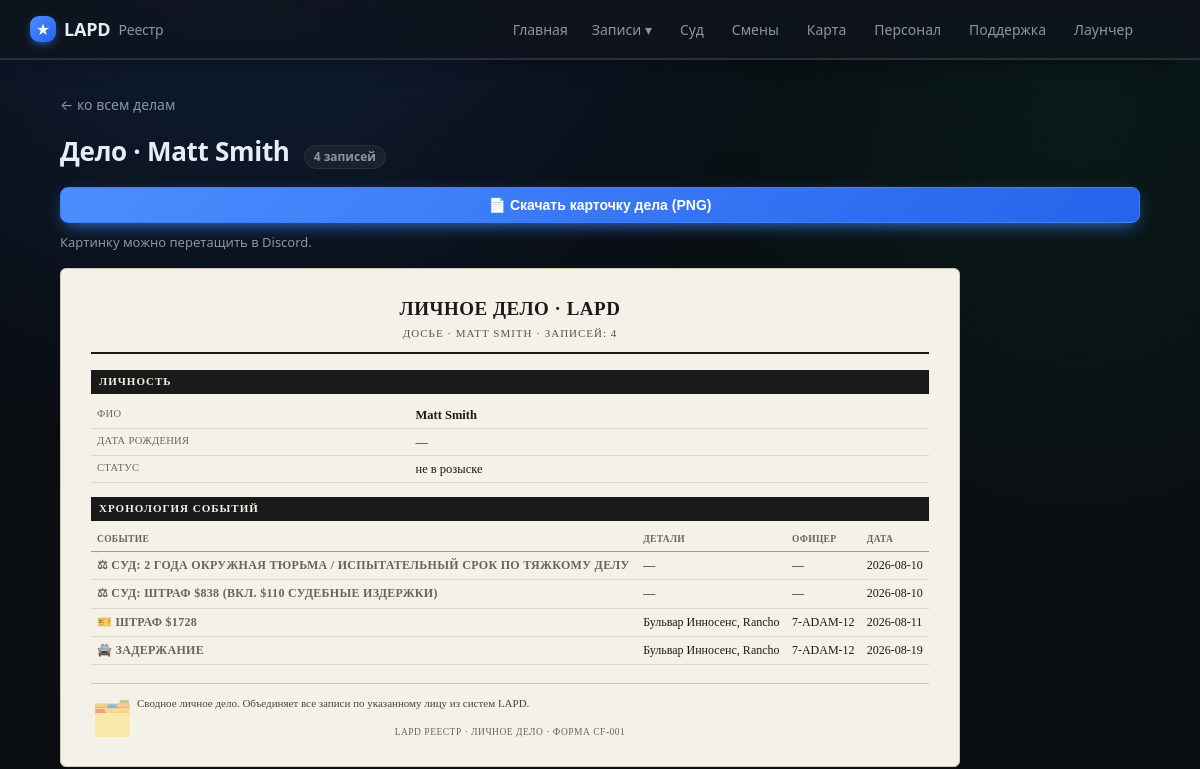
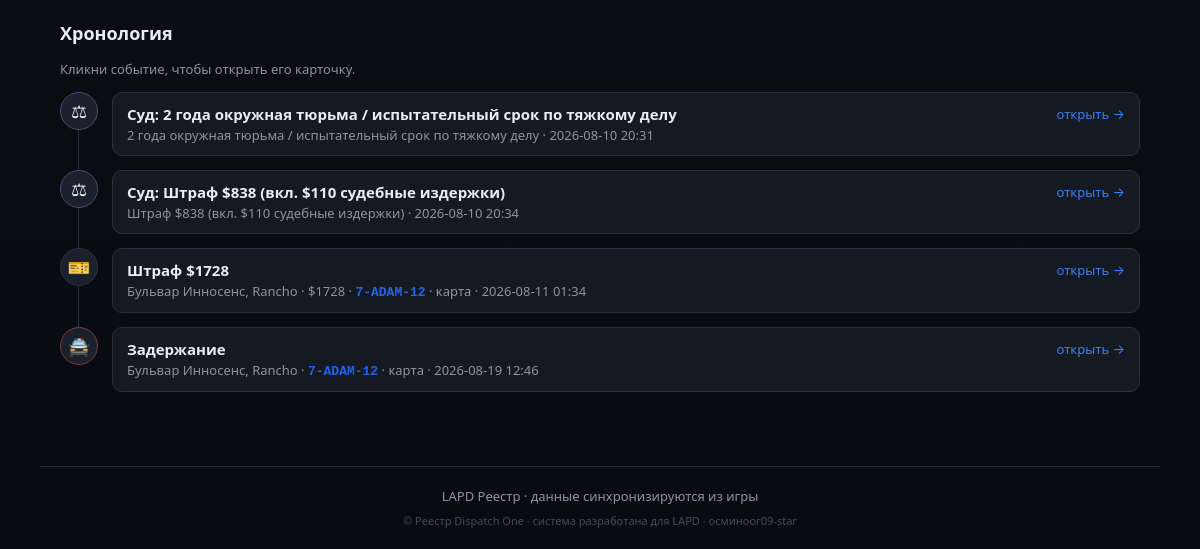
The page /file/Matt Smith on the database as committed earlier (2 pictures, top to bottom).
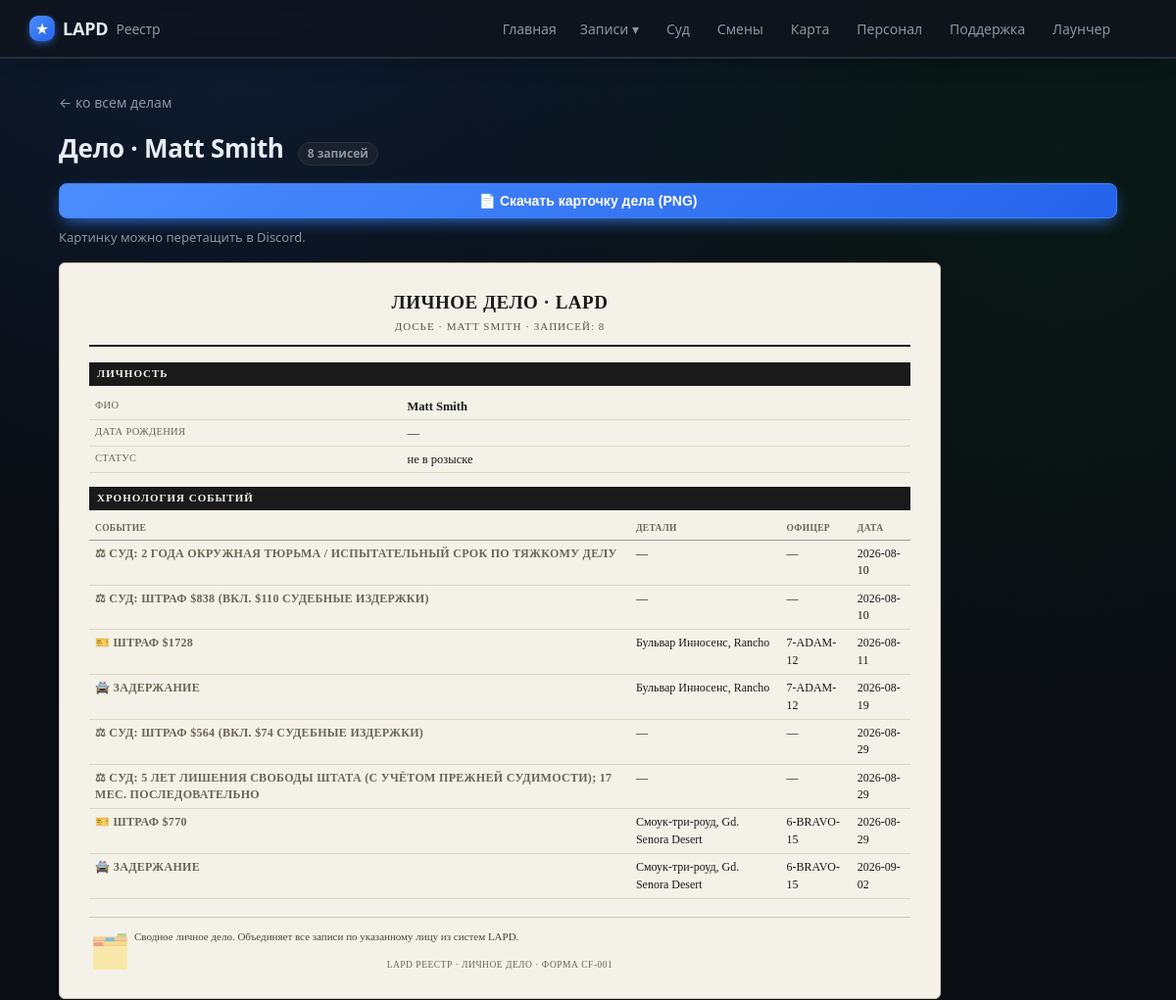
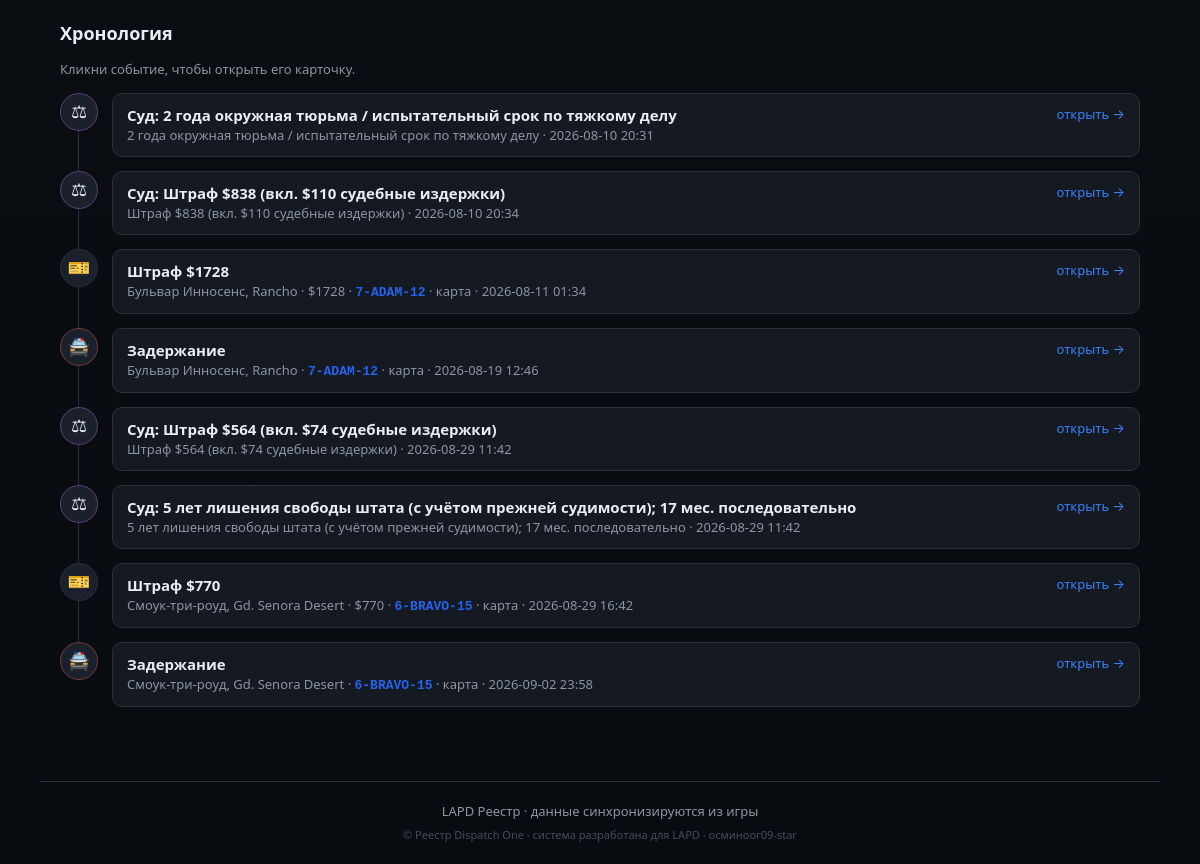
The same page on the database as committed later (2 pictures, top to bottom).
### tables this page shows
CREATE TABLE court_cases (
                id INTEGER PRIMARY KEY AUTOINCREMENT,
                external_id TEXT UNIQUE,
                subject_name TEXT,
                source TEXT,
                filed_at TEXT,
                status INTEGER,
                outcome INTEGER,
                sentence TEXT,
                notes TEXT,
                judge TEXT, prosecutor TEXT, defense TEXT, courtroom TEXT, plea TEXT,
                appeal_filed INTEGER DEFAULT 0,
                charges TEXT, timeline TEXT,
                synced_at TEXT
            );

CREATE TABLE citations (
                id INTEGER PRIMARY KEY AUTOINCREMENT,
                external_id TEXT UNIQUE,
                officer_id INTEGER,
                subject_name TEXT,
                issued_at TEXT,
                location TEXT,
                charges TEXT,
                fine INTEGER DEFAULT 0,
                notes TEXT
            );

CREATE TABLE officers (
                id INTEGER PRIMARY KEY AUTOINCREMENT,
                callsign TEXT UNIQUE NOT NULL,
                name TEXT
            , current_status TEXT, status_since TEXT, rank TEXT, department TEXT, discord TEXT, is_admin INTEGER);

CREATE TABLE cases (
                id INTEGER PRIMARY KEY AUTOINCREMENT,
                officer_id INTEGER NOT NULL,
                suspect_name TEXT,
                wanted INTEGER DEFAULT 0,
                license_state TEXT,
                citations INTEGER DEFAULT 0,
                zone TEXT,
                postal TEXT,
                game_time TEXT,
                created_at TEXT NOT NULL,
                screenshot TEXT,
                status TEXT NOT NULL DEFAULT 'submitted',
                discord_sent INTEGER DEFAULT 0,
                vehicle_model TEXT, vehicle_plate TEXT, vehicle_color TEXT,
                charges TEXT, found_items TEXT, reason TEXT, notes TEXT,
                mugshot TEXT, fine INTEGER, bail INTEGER, jail_time TEXT,
                is_test INTEGER DEFAULT 0, external_id TEXT, suspect_dob TEXT,
                FOREIGN KEY (officer_id) REFERENCES officers(id)
            );

### app/main.py (the view)
@app.route("/file/<path:name>")
def file_view(name):
    cf = db.case_file(name)
    if not cf:
        abort(404)
    return render_template("file.html", cf=cf, person=db.person_info(name))

### app/db.py (called while the page is built)
@contextmanager
def get_conn():
    conn = sqlite3.connect(config.DB_PATH)
    conn.row_factory = sqlite3.Row
    try:
        yield conn
        conn.commit()
    finally:
        conn.close()

def _replace_mojibake_pairs(s):
    for bad, good in sorted(_MOJI_TO_CYR.items(), key=lambda x: len(x[0]), reverse=True):
        s = s.replace(bad, good)
    return s

def _fix_rooms(s):
    return re.sub(r"(\d)([А-Я])", lambda m: m.group(1) + _CYR2LAT.get(m.group(2), m.group(2)), s)

def _cp1251_bytes(s):
    out = bytearray()
    for ch in s:
        try:
            out += ch.encode("cp1251")
        except UnicodeEncodeError:
            code = ord(ch)
            if code < 256:
                out.append(code)
            else:
                raise
    return bytes(out)

def _fix_mojibake(s):
    if not s or not isinstance(s, str):
        return s
    try:
        fixed = _cp1251_bytes(s).decode("utf-8")
    except (UnicodeEncodeError, UnicodeDecodeError, ValueError):
        fixed = s
    else:
        return fixed if re.search(r"[А-Яа-яЁё]", fixed) else s
    def repl(m):
        chunk = m.group(0)
        if not re.search(r"[ЉЊЂЃІЌљњђѓіќ№°]", chunk):
            return chunk
        try:
            return chunk.encode("cp1251").decode("utf-8")
        except (UnicodeEncodeError, UnicodeDecodeError):
            return chunk
    return _replace_mojibake_pairs(re.sub(r"[\u0400-\u04ff\u00a0\u2116°-]+", repl, s))

### app/main.py (called while the page is built)
@app.context_processor
def inject_globals():
    return {"community": config.COMMUNITY_NAME, "STATUS_RU": db.STATUS_RU,
            "staff_label": db.staff_label,
            "static_export": os.environ.get("STATIC_EXPORT") == "1",
            "build_id": time.strftime("%Y%m%d")}

### app/templates/file.html (shortened to what this page needs)
{% extends "base.html" %}
{% block content %}
<a class="back" href="{{ url_for('files') }}">← ко всем делам</a>
<div class="case-head">
  <h1>Дело · {{ cf.name }}</h1>
  <span class="tag">{{ cf.count }} записей</span>
</div>
<div class="doc-actions">
  <button class="btn primary" onclick="downloadDoc()">📄 Скачать карточку дела (PNG)</button>
  <span class="muted small">Картинку можно перетащить в Discord.</span>
</div>
<div id="doc" class="doc">
  <div class="doc-title">
    <div class="doc-court">ЛИЧНОЕ ДЕЛО · LAPD</div>
    <div class="doc-county">ДОСЬЕ · {{ cf.name|upper }} · ЗАПИСЕЙ: {{ cf.count }}</div>
  </div>
  <div class="doc-sec-title">ЛИЧНОСТЬ</div>
  <table class="doc-tbl">
    <tr><td>ФИО</td><td><b>{{ cf.name }}</b></td></tr>
    <tr><td>Дата рождения</td><td>{{ person.dob[:10] if person.dob else '—' }}{% if person.age %} · {{ person.age }} лет{% endif %}</td></tr>
    <tr><td>Статус</td><td>{% if person.wanted %}🔴 В РОЗЫСКЕ{% else %}не в розыске{% endif %}</td></tr>
  </table>
  <div class="doc-sec-title">ХРОНОЛОГИЯ СОБЫТИЙ</div>
  <table class="doc-tbl doc-chain-tbl">
    <tr><th>СОБЫТИЕ</th><th>ДЕТАЛИ</th><th>ОФИЦЕР</th><th>ДАТА</th></tr>
    {% for it in cf.chain %}
      {% set icon = {'callout':'🚨','arrest':'🚔','citation':'🎫','warning':'⚠️','court':'⚖'}[it.kind] %}
      <tr>
        <td><b>{{ icon }} {{ it.title }}</b></td>
        <td>{% if it.kind == 'callout' %}{{ it.row.location or '—' }}
            {%- elif it.kind == 'arrest' %}{{ it.row.zone or '—' }}
            {%- elif it.kind == 'citation' %}{{ it.row.location or '—' }}
            {%- elif it.kind == 'warning' %}{{ it.row.reason or '—' }}
            {%- else %}—{% endif %}</td>
        <td>{% if it.row.callsign %}<a href="{{ url_for('officer_view', callsign=it.row.callsign) }}">{{ it.row.callsign }}</a>{% else %}—{% endif %}</td>
        <td>{{ it.when[:10] if it.when else '—' }}</td>
      </tr>
    {% endfor %}
  </table>
  <div class="doc-footer">
    <div class="doc-seal">🗂️</div>
    <div class="doc-cert" style="margin-left:46px">
      Сводное личное дело. Объединяет все записи по указанному лицу из систем LAPD.
    </div>
    <div class="doc-form">LAPD РЕЕСТР · ЛИЧНОЕ ДЕЛО · ФОРМА CF-001</div>
  </div>
</div>
<h2>Хронология</h2>
<p class="muted small">Кликни событие, чтобы открыть его карточку.</p>
<div class="timeline">
  {% for it in cf.chain %}
    {% set icon = {'callout':'🚨','arrest':'🚔','citation':'🎫','warning':'⚠️','court':'⚖'}[it.kind] %}
    {% set route = {'callout':'callout_view','arrest':'case_view','citation':'citation_view','court':'court_case_view','warning':none}[it.kind] %}
    <div class="tl-item tl-{{ it.kind }}">
      <div class="tl-dot">{{ icon }}</div>
      <div class="tl-body">
        <div class="tl-head">
          <b>{{ it.title }}</b>
          {% if route %}<a class="tl-open" href="{{ url_for(route, cid=it.id) }}">открыть →</a>{% endif %}
        </div>
        <div class="muted small">
          {% if it.kind == 'callout' %}{{ it.row.callout_type }} · {{ it.row.location or '—' }}
          {% elif it.kind == 'arrest' %}{{ it.row.zone or '—' }}
          {% elif it.kind == 'citation' %}{{ it.row.location or '—' }} · ${{ it.row.fine or 0 }}
          {% elif it.kind == 'warning' %}{{ it.row.reason or '—' }}
          {% elif it.kind == 'court' %}{{ it.title.replace('Суд: ','') }}
          {% endif %}
          {% if it.row.callsign %} · <a class="cs" href="{{ url_for('officer_view', callsign=it.row.callsign) }}">{{ it.row.callsign }}</a>{% endif %}
          {% if it.kind in ['callout','arrest','citation'] %}
            {% set map_zone = it.row.zone if it.kind in ['callout','arrest'] else it.row.location %}
            {% if map_zone %} · <a href="{{ url_for('game_map', zone=map_zone) }}">карта</a>{% endif %}
          {% endif %}
          {% if it.when %} · {{ it.when[:16].replace('T',' ') }}{% endif %}
        </div>
      </div>
    </div>
  {% endfor %}
</div>
{% endblock %}

### app/templates/base.html (shortened to what this page needs)
<!doctype html>
<html lang="ru">
<head>
  <link rel="stylesheet" href="{{ url_for('static', filename='style.css') }}">
</head>
<body>
  <header class="topbar">
    <div class="wrap">
      <a class="brand" href="{{ url_for('index') }}">
        <span class="badge">★</span> {{ community }} <span class="sub">Реестр</span>
      </a>
      <nav>
        <a class="{% if request.endpoint == 'index' %}active{% endif %}" href="{{ url_for('index') }}">Главная</a>
        <div class="nav-drop">
          <span class="nav-drop-t">Записи ▾</span>
        </div>
        <a class="{% if request.endpoint == 'court' %}active{% endif %}" href="{{ url_for('court') }}">Суд</a>
        <a class="{% if request.endpoint == 'shifts' %}active{% endif %}" href="{{ url_for('shifts') }}">Смены</a>
        <a class="{% if request.endpoint == 'game_map' %}active{% endif %}" href="{{ url_for('game_map') }}">Карта</a>
        <a class="{% if request.endpoint == 'staff' %}active{% endif %}" href="{{ url_for('staff') }}">Персонал</a>
        <a class="{% if request.endpoint == 'support' %}active{% endif %}" href="{{ url_for('support') }}">Поддержка</a>
        <a class="{% if request.endpoint in ['launcher_page','register'] %}active{% endif %}" href="{{ url_for('launcher_page') }}">Лаунчер</a>
      </nav>
    </div>
  </header>
  <main class="wrap">
    {% block content %}{% endblock %}
  </main>
  <footer class="wrap foot">
    {{ community }} Реестр · данные синхронизируются из игры<br>
    <span class="foot-attr">© Реестр Dispatch One · система разработана для {{ community }} ·
      осминоог09-star</span>
  </footer>
</body>
</html>

Rows that differ between the two databases and show on the page:
added court_cases: icon "⚖", title "СУД: ШТРАФ $564 (ВКЛ. $74 СУДЕБНЫЕ ИЗДЕРЖКИ)", filed_at "2026-08-29", title "Суд: Штраф $564 (вкл. $74 судебные издержки)", title.replace "Штраф $564 (вкл. $74 судебные издержки)", filed_at "2026-08-29 11:42"
added court_cases: icon "⚖", title "СУД: 5 ЛЕТ ЛИШЕНИЯ СВОБОДЫ ШТАТА (С УЧЁТОМ ПРЕЖНЕЙ СУДИМОСТИ); 17 МЕС. ПОСЛЕДОВАТЕЛЬНО", filed_at "2026-08-29", title "Суд: 5 лет лишения свободы штата (с учётом прежней судимости); 17 мес. последовательно", title.replace "5 лет лишения свободы штата (с учётом прежней судимости); 17 мес. последовательно", filed_at "2026-08-29 11:42"
added citations: icon "🎫", title "ШТРАФ $770", row "Смоук-три-роуд, Gd. Senora Desert", row.callsign "6-BRAVO-15", issued_at "2026-08-29", title "Штраф $770", row "770", issued_at "2026-08-29 16:42"
added cases: icon "🚔", title "ЗАДЕРЖАНИЕ", row "Смоук-три-роуд, Gd. Senora Desert", row.callsign "6-BRAVO-15", created_at "2026-09-02", title "Задержание", created_at "2026-09-02 23:58"
Other text that changed with them:
{{ cf.count }}: "4" → "8"
